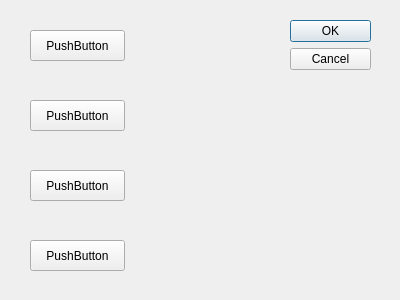
<?xml version="1.0" encoding="UTF-8"?>
<ui version="4.0">
 <class>KittFloors</class>
 <widget class="QDialog" name="KittFloors">
  <property name="geometry">
   <rect>
    <x>0</x>
    <y>0</y>
    <width>400</width>
    <height>300</height>
   </rect>
  </property>
  <property name="windowTitle">
   <string>Dialog</string>
  </property>
  <widget class="QDialogButtonBox" name="buttonBox">
   <property name="geometry">
    <rect>
     <x>290</x>
     <y>20</y>
     <width>81</width>
     <height>241</height>
    </rect>
   </property>
   <property name="orientation">
    <enum>Qt::Vertical</enum>
   </property>
   <property name="standardButtons">
    <set>QDialogButtonBox::Cancel|QDialogButtonBox::Ok</set>
   </property>
  </widget>
  <widget class="QPushButton" name="pushButton">
   <property name="geometry">
    <rect>
     <x>30</x>
     <y>30</y>
     <width>95</width>
     <height>31</height>
    </rect>
   </property>
   <property name="text">
    <string>PushButton</string>
   </property>
  </widget>
  <widget class="QPushButton" name="pushButton_2">
   <property name="geometry">
    <rect>
     <x>30</x>
     <y>100</y>
     <width>95</width>
     <height>31</height>
    </rect>
   </property>
   <property name="text">
    <string>PushButton</string>
   </property>
  </widget>
  <widget class="QPushButton" name="pushButton_3">
   <property name="geometry">
    <rect>
     <x>30</x>
     <y>170</y>
     <width>95</width>
     <height>31</height>
    </rect>
   </property>
   <property name="text">
    <string>PushButton</string>
   </property>
  </widget>
  <widget class="QPushButton" name="pushButton_4">
   <property name="geometry">
    <rect>
     <x>30</x>
     <y>240</y>
     <width>95</width>
     <height>31</height>
    </rect>
   </property>
   <property name="text">
    <string>PushButton</string>
   </property>
  </widget>
 </widget>
 <resources/>
 <connections>
  <connection>
   <sender>buttonBox</sender>
   <signal>accepted()</signal>
   <receiver>KittFloors</receiver>
   <slot>accept()</slot>
   <hints>
    <hint type="sourcelabel">
     <x>248</x>
     <y>254</y>
    </hint>
    <hint type="destinationlabel">
     <x>157</x>
     <y>274</y>
    </hint>
   </hints>
  </connection>
  <connection>
   <sender>buttonBox</sender>
   <signal>rejected()</signal>
   <receiver>KittFloors</receiver>
   <slot>reject()</slot>
   <hints>
    <hint type="sourcelabel">
     <x>316</x>
     <y>260</y>
    </hint>
    <hint type="destinationlabel">
     <x>286</x>
     <y>274</y>
    </hint>
   </hints>
  </connection>
 </connections>
</ui>
